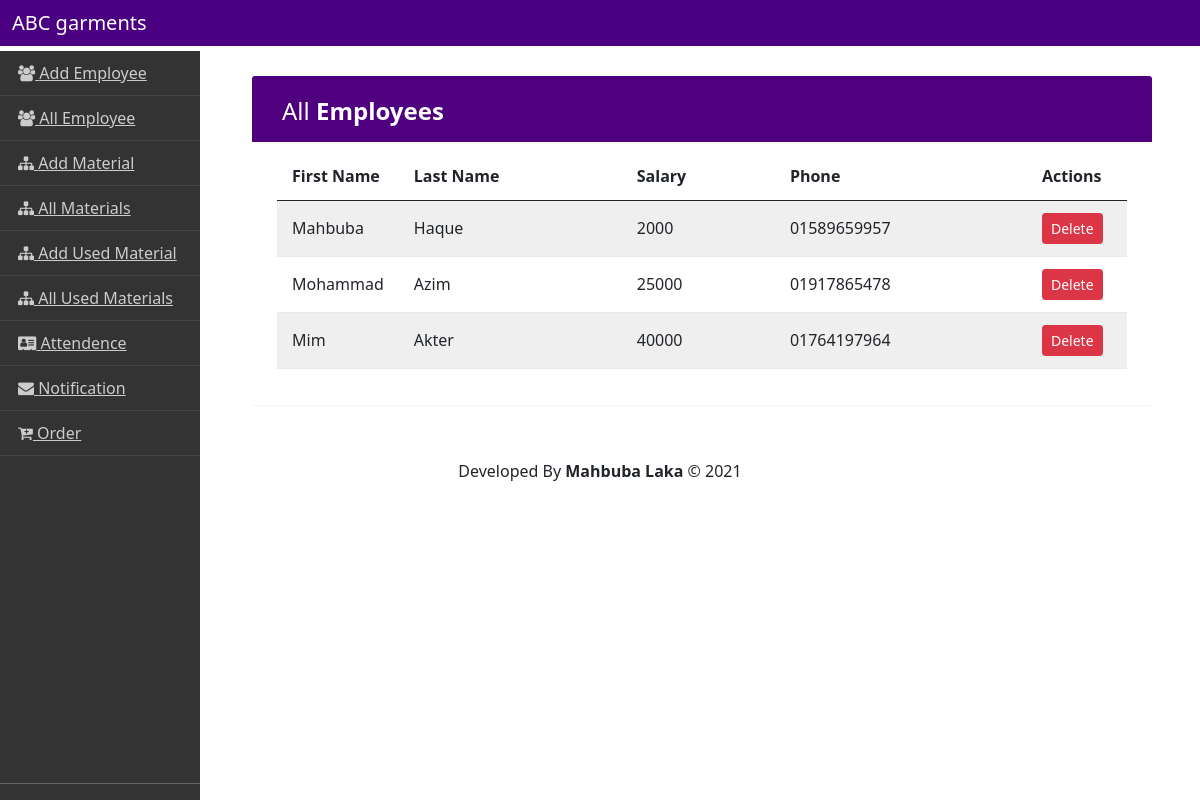
Screenshot of /garments/all_employee/ with the database file from the repository.
### abc_garments/models.py (models this page shows, shortened)
class Employee(models.Model):
    first_name=models.CharField(max_length=255)
    last_name=models.CharField(max_length=255)
    salary=models.IntegerField()
    phone=models.CharField(max_length=20)
    supervisor=models.ForeignKey(User,on_delete=models.CASCADE)

### abc_garments/views.py (the view)
# urls.py: path('all_employee/',allEmployee,name='all_employee'),
def allEmployee(request):
    context={}
    employees=Employee.objects.all()
    context['employees']=employees
    return render(request,'admin/all_employee.html',context)

### templates/admin/all_employee.html (shortened to what this page needs)
{% extends 'admin/base_admin.html' %}
{% load static %}
{% block CSS %}
<link rel="stylesheet" href="{% static 'custom/css/datatable.css' %}">
{% endblock CSS%}
{% block content %}
<div class="container">
    <div class="container">
        <div class="table-wrapper">
            <div class="table-title">
                <div class="row">
                    <div class="col-sm-6">
                        <h2>All <b>Employees</b></h2>
                    </div>
                </div>
            </div>
            <table class="table table-striped table-hover">
                <thead>
                    <tr>
                        <th>First Name</th>
                        <th>Last Name</th>
                        <th>Salary</th>
                        <th>Phone</th>
                        <th>Actions</th>
                    </tr>
                </thead>
                <tbody>
                    {% for employee in employees %}
                    <tr>
                        <td>{{employee.first_name}}</td>
                        <td>{{employee.last_name}}</td>
                        <td>{{employee.salary}}</td>
                        <td>{{employee.phone}}</td>
                        <td>
                            <button type="button" class="btn btn-sm btn-danger" data-bs-toggle="modal" data-bs-target="#exampleModal">
                                Delete
                            </button>
                        </td>
                    </tr>
                    {% endfor %}
                </tbody>
            </table>
        </div>
    </div>
</div>
{% endblock %}

### static/custom/css/datatable.css (style rules this page uses)
.table-wrapper { background: #fff; padding: 20px 25px; margin: 30px 0; border-radius: 3px; box-shadow: 0 1px 1px rgba(0,0,0,.05); }
.table-title { padding-bottom: 15px; background: rgba(78, 0, 127, 1.0); color: #fff; padding: 16px 30px; margin: -20px -25px 10px; border-radius: 3px 3px 0 0; }
.table-title h2 { margin: 5px 0 0; font-size: 24px; }
table.table tr th, table.table tr td { border-color: #e9e9e9; padding: 12px 15px; vertical-align: middle; }
table.table tr th:first-child { width: 60px; }
table.table tr th:last-child { width: 100px; }
table.table-striped tbody tr:nth-of-type(odd) { background-color: #fcfcfc; }

### rows the page displays
Employee: first_name "Mahbuba", last_name "Haque", salary "2000", phone "01589659957"
Employee: first_name "Mohammad", last_name "Azim", salary "25000", phone "01917865478"
Employee: first_name "Mim", last_name "Akter", salary "40000", phone "01764197964"
